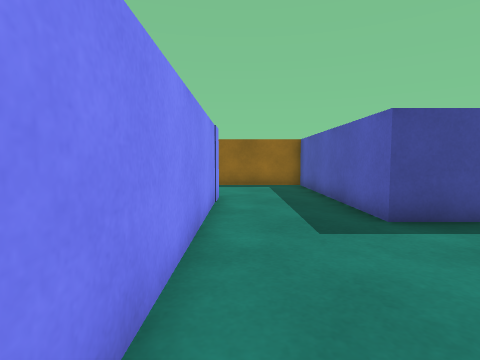
[1] (above)

17 first-person views from a walk through a 3-D level made in the Unity game engine. The camera is 0.55 m above the floor, tilts 4° down and sees 80° across. The floor is counted in squares, 0.5 m on a side. Each view is taken from the middle of a square. On the plan, view 1 faces up. The plan holds only what a view shows up to about 12 squares ahead; the rest is blank.

[2]
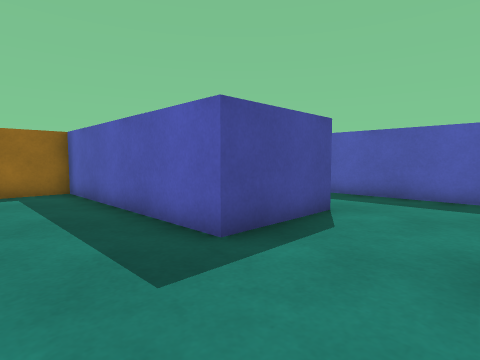

[3]
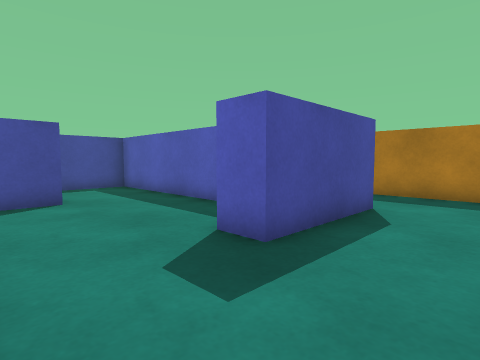

[4]
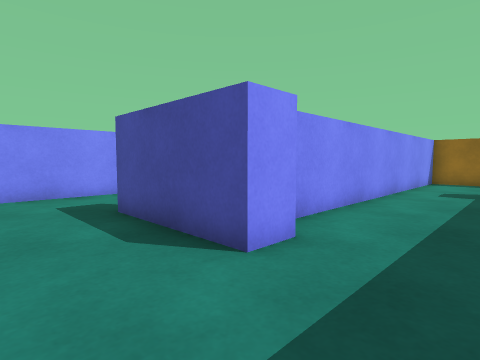

[5]
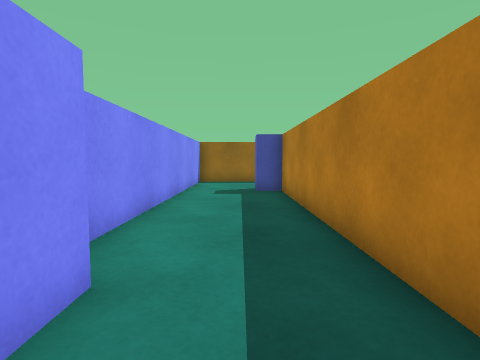

[6]
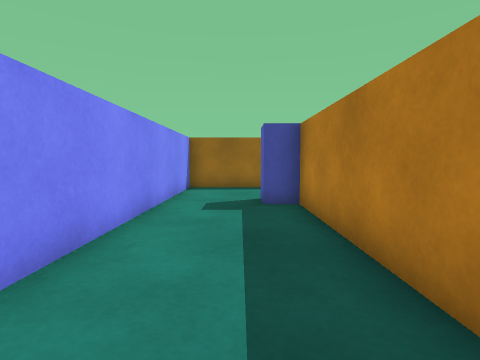

[7]
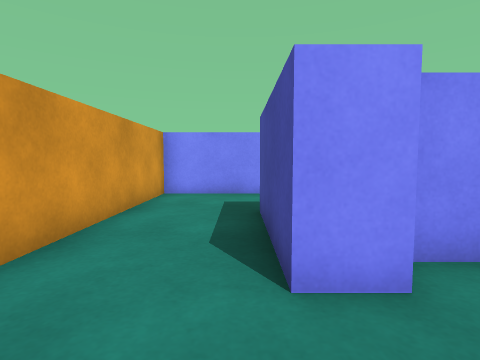

[8]
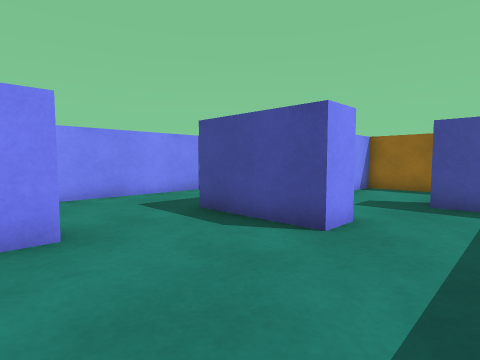

[9]
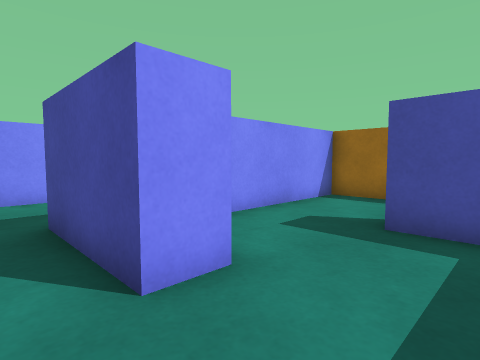

[10]
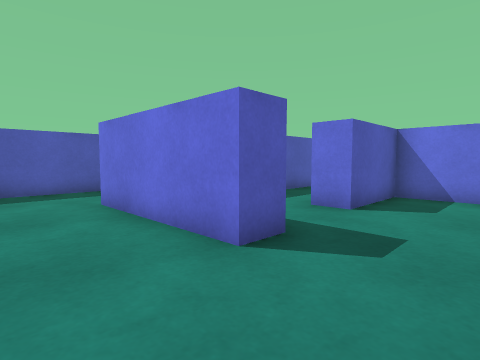

[11]
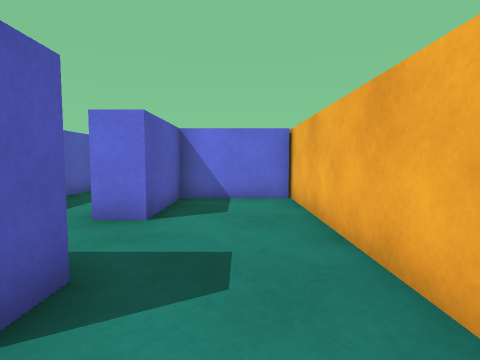

[12]
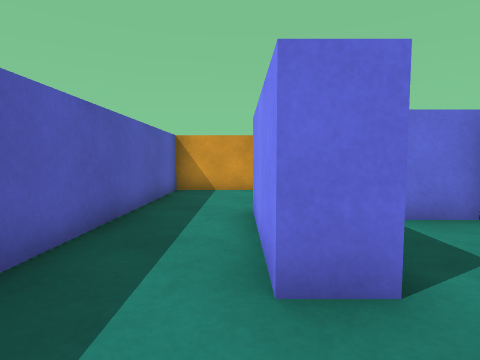

[13]
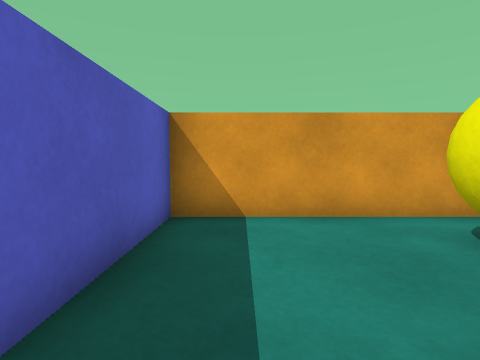

[14]
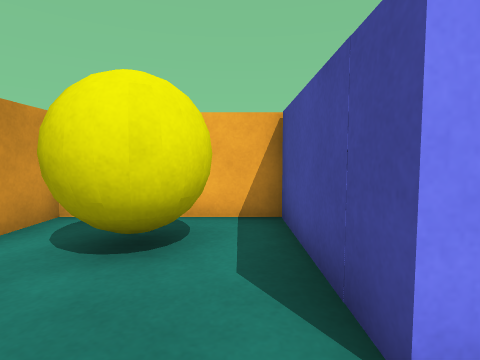

[15]
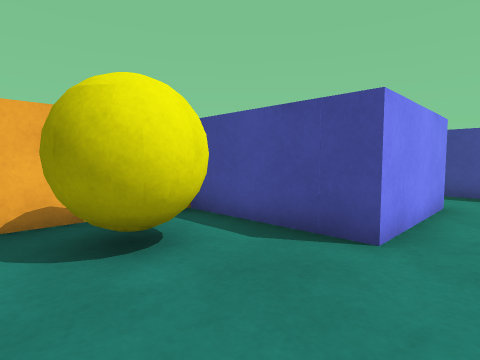

[16]
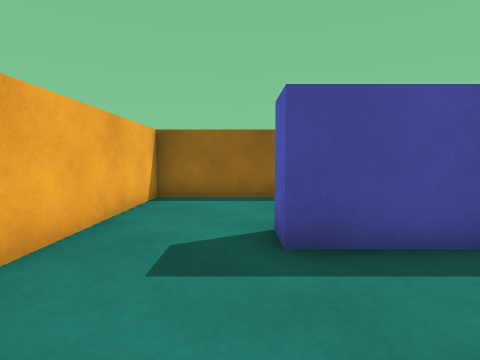

[17]
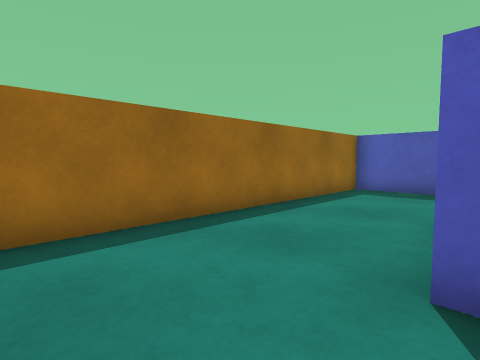

### Floor plan
Points are (right, up) in squares from view 1. A wall is a line through its corners. A room is listed if a view was taken in it or the views show most of it. See-through windows are left out.
Room 1 (views 1, 2, 3, 4, 5, 6, 7, 8, 9, 10, 11, 12, 16, 17)
walls: (2.6, 6) (2.6, 12.5) (-8.5, 12.5) (-8.5, 0.6); (3.6, 2) (3.6, -3.5) (10.1, -3.5); (9, 2.8) (9, 8.9); (-3, 7.5) (-5.5, 7.5) (-5.5, 8.5) (-0.7, 8.5) (-0.7, 0.6); (5.8, 12.5) (3.6, 12.5) (3.6, 8.1); (10.7, 0.5) (10.7, -0.6) (6.9, -0.6) (6.9, 0.5); (-5.3, 1.8) (-5.3, 4.8) (-4.3, 4.8); (12.9, 12.5) (10, 12.5) (10, 0.9); (13.5, -2.2) (13.5, 8.1)
ways out: opening at (-6.5, 0) to room 2; opening at (-3, 4) to room 2
objects: other object (-8, 1) to (-6, 2); other object (3, 5) to (6, 6); other object (7, 9) to (8, 10); other object (13, 8) to (13, 9)
Room 2 (views 13, 14, 15)
walls: (-8.5, 0.6) (-8.5, -2.6); (-8.4, -3.5) (-1.7, -3.5) (-1.7, 4.4); (-4.3, 4.8) (-4.3, 0.8) (-5.2, 0.8)
ways out: opening at (-6.5, 0) to room 1; opening at (-3, 4) to room 1
objects: other object (-7, -2) to (-6, 0)

Positions as (right, up) in squares from view 1, and headings:
1: (0, 0), facing up
2: (0, 2), facing up-right
3: (4, -3), facing up-right
4: (13, -3), facing up-left
5: (12, -2), facing up
6: (12, 1), facing up
7: (13, -1), facing left
8: (8, 1), facing up-left
9: (8, 4), facing up-left
10: (-8, 11), facing down-right
11: (-7, 10), facing down
12: (-4, 7), facing down
13: (-3, 2), facing down
14: (-3, 0), facing left
15: (-3, -3), facing up-left
16: (-6, 4), facing up
17: (-8, 8), facing up-right
